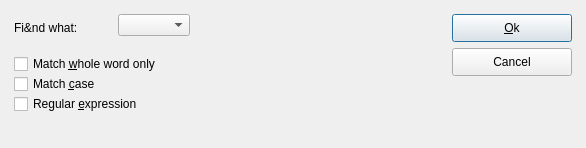
<?xml version="1.0" encoding="UTF-8"?><ui version="4.0"><class>IDD_DIR_FILTER</class>
<widget class="QDialog" name="IDD_DIR_FILTER">
<property name="geometry">
<rect><x>60</x><y>146</y>
<width>586</width><height>148</height></rect></property>
<property name="windowTitle"><string>"Find"
</string></property>
<widget class="QLabel" name="IDC_STATIC">
<property name="geometry">
<rect><x>14</x><y>18</y><width>100</width><height>20</height></rect></property>
<property name="text"><string>Fi&amp;nd what:</string></property>
<property name="inputMethodHints"><set>Qt::ImhMultiLine</set></property><property name="wordWrap"><bool>true</bool></property></widget>
<widget class="QComboBox" name="IDC_EDIT_FINDTEXT">
<property name="geometry">
<rect><x>118</x><y>14</y><width>320</width><height>22</height></rect></property>
<property name="sizeAdjustPolicy"><enum>QComboBox::AdjustToContents</enum></property></widget>
<widget class="QCheckBox" name="IDC_EDIT_WHOLE_WORD">
<property name="geometry">
<rect><x>14</x><y>54</y><width>280</width><height>20</height></rect></property>
<property name="text"><string>Match &amp;whole word only</string></property>
</widget>
<widget class="QCheckBox" name="IDC_EDIT_MATCH_CASE">
<property name="geometry">
<rect><x>14</x><y>74</y><width>280</width><height>20</height></rect></property>
<property name="text"><string>Match &amp;case</string></property>
</widget>
<widget class="QCheckBox" name="IDC_EDIT_REGEXP">
<property name="geometry">
<rect><x>14</x><y>94</y><width>280</width><height>20</height></rect></property>
<property name="text"><string>Regular &amp;expression</string></property>
</widget>
<widget class="QPushButton" name="IDOK">
<property name="geometry">
<rect><x>452</x><y>14</y><width>120</width><height>28</height></rect></property>
<property name="text"><string>&amp;Ok</string></property>
</widget>
<widget class="QPushButton" name="IDCANCEL">
<property name="geometry">
<rect><x>452</x><y>48</y><width>120</width><height>28</height></rect></property>
<property name="text"><string>Cancel</string></property>
</widget>
</widget><resources/><connections/></ui>
